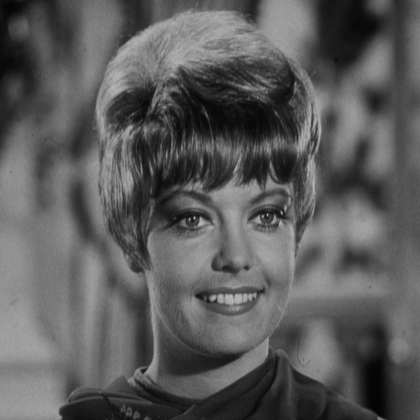
%> input picture zelda.bmp, 420 x 420 px, shrunk from 512 x 512 before the run
$ octave untitled5.m   (GNU Octave 9; MATLAB toolbox functions it lacks are replaced by stand-ins)
%> lines starting %> are read from the running program, lines starting %| are printed output that depends on the picture
a=imread('zelda.bmp');
%> a is the input picture: size 420x420 uint8; min 1, max 188, mean 91.2
[r,c]=size(a);
%> r = 420; c = 420
a_vert=zeros(r,c);
a_hori=zeros(r,c);

    for i=1:r
        for j=1:c
            a_vert(i,j)=a(i,c-j+1);
            a_hori(i,j)=a(r-i+1,j);
        end
    end
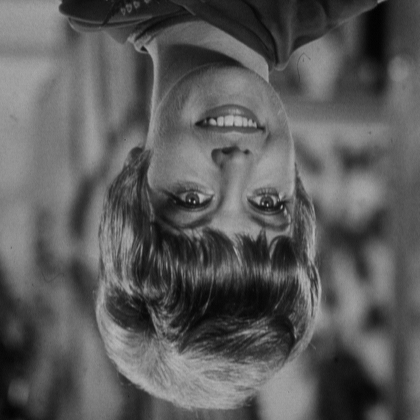
%> a_hori: size 420x420 double; min 1, max 188, mean 91.2; mean of the top-left, top-right, bottom-left and bottom-right quarters 103.9, 92.3, 86.1, 82.4
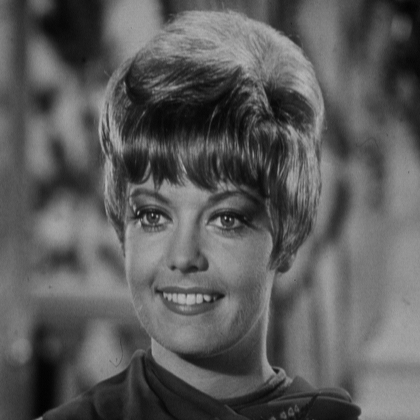
%> a_vert: size 420x420 double; min 1, max 188, mean 91.2; mean of the top-left, top-right, bottom-left and bottom-right quarters 82.4, 86.1, 92.3, 103.9
imwrite(uint8(a_vert),'zelda_mirror_vert.bmp');
imwrite(uint8(a_hori),'zelda_mirror_hori.bmp');
imshow(a)
figure, imshow(uint8(a_vert))
figure, imshow(uint8(a_hori))

$ run again, with airfield.bmp copied over zelda.bmp
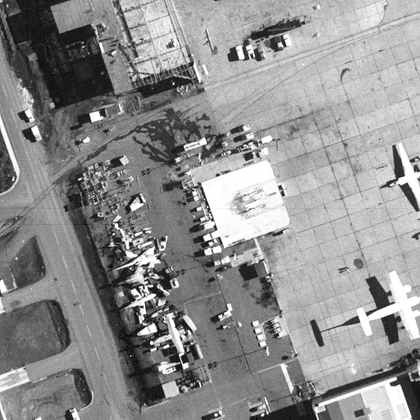
%> input picture airfield.bmp, 420 x 420 px, shrunk from 512 x 512 before the run
%> a is the input picture: size 420x420 uint8; min 0, max 255, mean 143.4
%> after the loop `for i=1:r`:
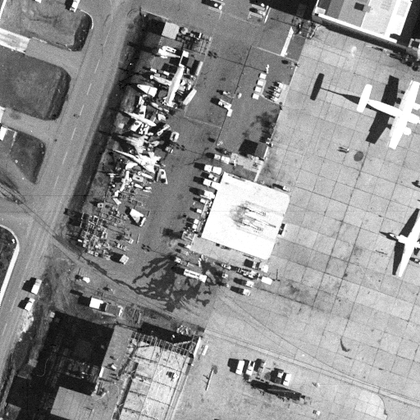
%> a_hori: size 420x420 double; min 0, max 255, mean 143.4; mean of the top-left, top-right, bottom-left and bottom-right quarters 116.4, 159.6, 113.4, 184.2
%> after the loop `for i=1:r`:
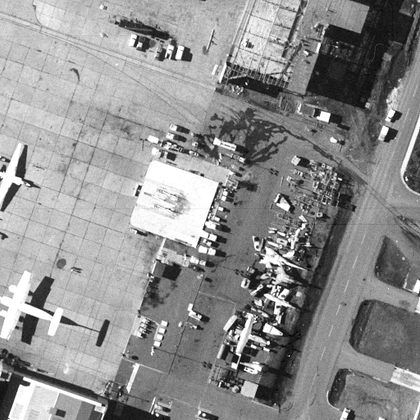
%> a_vert: size 420x420 double; min 0, max 255, mean 143.4; mean of the top-left, top-right, bottom-left and bottom-right quarters 184.2, 113.4, 159.6, 116.4

$ run again, with baboon.bmp copied over zelda.bmp
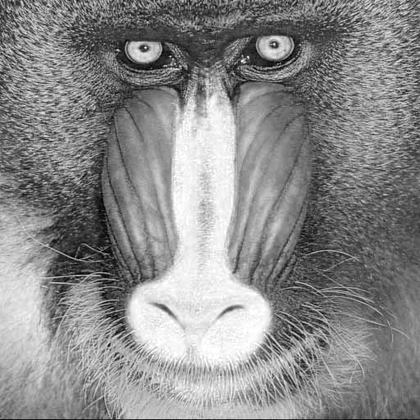
%> input picture baboon.bmp, 420 x 420 px, shrunk from 512 x 512 before the run
%> a is the input picture: size 420x420 uint8; min 0, max 255, mean 137.8
%> after the loop `for i=1:r`:
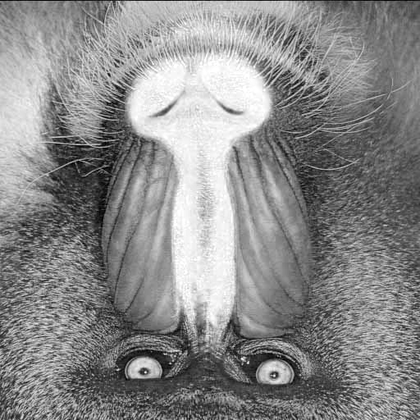
%> a_hori: size 420x420 double; min 0, max 255, mean 137.8; mean of the top-left, top-right, bottom-left and bottom-right quarters 163.3, 136.6, 124.1, 127
%> after the loop `for i=1:r`:
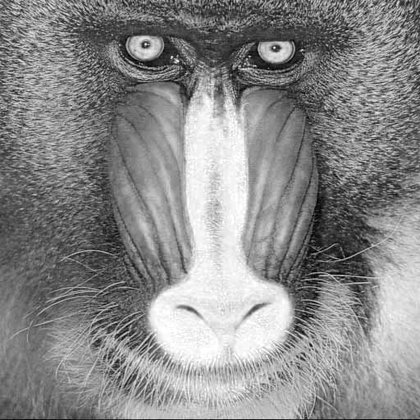
%> a_vert: size 420x420 double; min 0, max 255, mean 137.8; mean of the top-left, top-right, bottom-left and bottom-right quarters 127, 124.1, 136.6, 163.3
